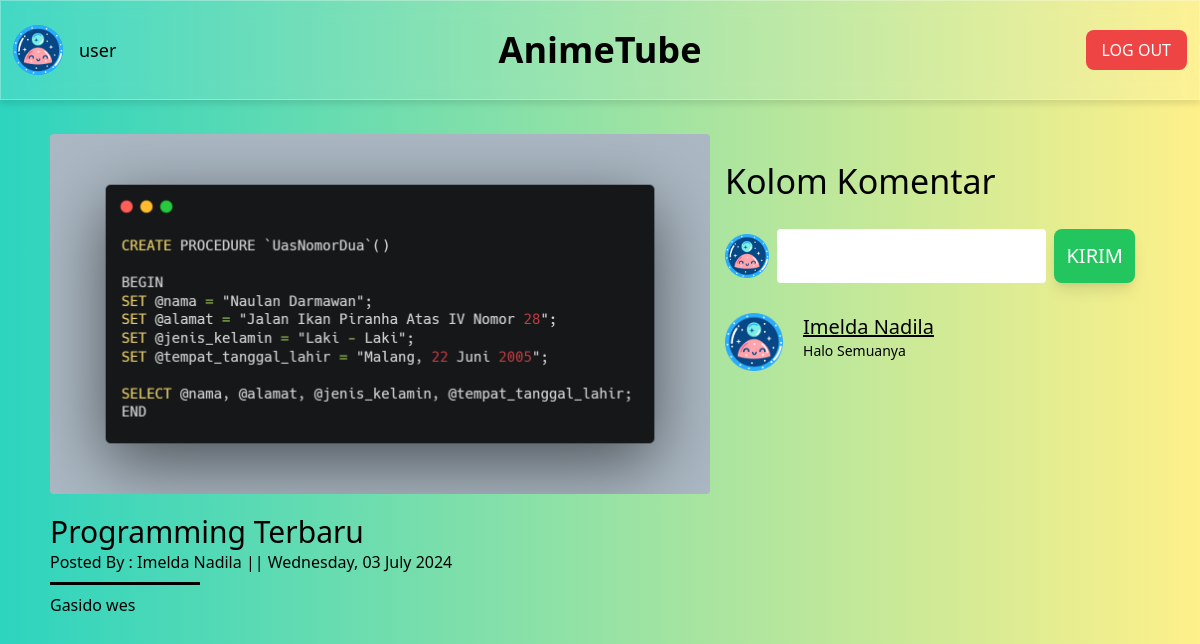
Screenshot of /public/member/berita/programming-terbaru (signed in) with the database file from the repository.
### tables this page shows
CREATE TABLE `berita` (
  `id` int NOT NULL,
  `judul` varchar(150) NOT NULL,
  `slug_judul` text NOT NULL,
  `deskripsi` text NOT NULL,
  `foto` text NOT NULL,
  `waktu_upload` timestamp NOT NULL,
  `waktu_update` timestamp NOT NULL DEFAULT CURRENT_TIMESTAMP,
  `user_id` int NOT NULL
);

CREATE TABLE `user` (
  `id` int NOT NULL,
  `nama` varchar(100) NOT NULL,
  `slug_nama` varchar(100) NOT NULL,
  `email` varchar(50) NOT NULL,
  `password` text NOT NULL,
  `role` varchar(10) NOT NULL,
  `image` text NOT NULL
);

CREATE TABLE `berita_comments` (
  `id` int NOT NULL,
  `id_berita` int NOT NULL,
  `id_user` int NOT NULL,
  `komentar` text NOT NULL
);

### app/core/Controller.php (called while the page is built, shortened)
<?php
class Controller {
    public function view($view, $data = []) {
        require_once "../app/views/{$view}.php";
    }
    public function model($model) {
        return new $model;
    }
}

### app/controllers/Member.php (called while the page is built, shortened)
<?php
class Member extends Controller {
    public function berita($slug) {
        $data['judul'] = 'Berita Anime';
        $data['berita'] = $this->model('Berita_model')->getNewsBySlug($slug);
        $data['comments'] = $this->model('BeritaComment_model')->getCommentsBySlugNews($slug);
        $this->view('member/berita', $data);
    }
}

### app/core/App.php (called while the page is built, shortened)
<?php
class App
{
    protected $method = 'index';
    protected $params = [];
    public function __construct()
    {
        $url = $this->parseURL();
        if (isset($url[0])) {
            if (file_exists("../app/controllers/{$url[0]}.php")) {
                unset($url[0]);
            }
        }
        $this->controller = new $this->controller;
        if (isset($url[1])) {
            if (method_exists($this->controller, $url[1])) {
                $this->method = $url[1];
                unset($url[1]);
            }
        }
        if (!empty($url)) {
            $this->params =  array_values($url);
        }
        call_user_func_array([$this->controller, $this->method], $this->params);
    }
    public function parseURL()
    {
        if (isset($_GET['url'])) {
            $url = rtrim($_GET['url'], '/');
            $url = filter_var($url, FILTER_SANITIZE_URL);
            $url = explode('/', $url);
            return $url;
        }
    }
}

### public/index.php (called while the page is built, shortened)
<?php
$app = new App;

### app/core/Database.php (called while the page is built, shortened)
<?php
class Database
{
    private $host = DB_HOST;
    private $user = DB_USER;
    private $pass = DB_PASS;
    private $db_name = DB_NAME;
    private $dbh;
    private $stmt;
    public function __construct()
    {
        $dsn = "mysql:host={$this->host};dbname={$this->db_name}";
        $option = [
            PDO::ATTR_PERSISTENT => true,
            PDO::ATTR_ERRMODE => PDO::ERRMODE_EXCEPTION
        ];
        try {
            $this->dbh = new PDO($dsn, $this->user, $this->pass, $option);
        } catch (PDOException $e) {
            die($e->getMessage());
        }
    }
    public function query($query)
    {
        $this->stmt = $this->dbh->prepare($query);
    }
    public function bind($param, $value, $type = null)
    {
        if(is_null($type)) {
            switch (true) {
                default:
                    $type = PDO::PARAM_STR;
            }
        }
        $this->stmt->bindValue($param, $value, $type);
    }
    public function execute()
    {
        $this->stmt->execute();
    }
    public function resultSet()
    {
        $this->execute();
        return $this->stmt->fetchAll(PDO::FETCH_ASSOC);
    }
    public function single()
    {
        $this->execute();
        return $this->stmt->fetch(PDO::FETCH_ASSOC);
    }
}

### app/models/Berita_model.php (called while the page is built, shortened)
<?php
class Berita_model
{
    private $table = 'berita';
    private $db;
    public function __construct()
    {
        $this->db = new Database;
    }
    public function getNewsBySlug($slug)
    {
        $this->db->query("SELECT user.nama, berita.*
        FROM {$this->table}
        INNER JOIN user ON user.id = berita.user_id
        WHERE slug_judul=:slug_judul");
        $this->db->bind('slug_judul', $slug);
        return $this->db->single();
    }
}

### app/models/BeritaComment_model.php (called while the page is built, shortened)
<?php
class BeritaComment_model
{
    private $db;
    public function __construct()
    {
        $this->db = new Database;
    }
    public function getCommentsBySlugNews($slug)
    {
        $this->db->query("SELECT berita.*, user.*, berita_comments.*
        FROM berita
        INNER JOIN berita_comments ON berita.id = berita_comments.id_berita
        INNER JOIN user ON berita_comments.id_user = user.id
        WHERE berita.slug_judul =:slug_judul");
        $this->db->bind('slug_judul', $slug);
        return $this->db->resultSet();
    }
}

### app/views/member/berita.php (the view, shortened to what this page needs)
<section class="w-full flex flex-col md:flex-row lg:max-w-[1100px] mx-auto my-[22px]">
    <div class="order-1 w-full md:w-3/5 text-start">
        <div class="w-full aspect-video h-[360px] rounded overflow-hidden">
            <img class="h-full w-full object-cover" src="<?= BASEURL; ?>/assets/images/<?= $data['berita']['foto']; ?>" alt="">
        </div>
        <div class="w-full flex flex-col">
            <h1 class="text-3xl text-black bold mt-5"><?= $data['berita']['judul']; ?></h1>
            <h1 class="mb-2">Posted By : <?= $data['berita']['nama']; ?> || <?=  date('l, d F Y', strtotime($data['berita']['waktu_upload'])); ?></h1>
            <div class="h-[3px] bg-black w-[150px]"></div>
            <div class="h-[250px] overflow-y-auto text-justify my-2 pr-2"><?= $data['berita']['deskripsi']; ?></div>
        </div>
    </div>
    <div class="order-2 md:order-3 w-full md:w-2/5 px-[15px] text-start mt-3 md:mt-0 overflow-y-auto">
    <div class="w-full text-start">
            <h1 class="mb-[22px] mt-[22px] text-[34px] bold text-black">Kolom Komentar</h1>
            <div class="h-[54px] flex items-center justify-between mb-[30px]">
                <div class="w-[70px] rounded-full mr-2">
                    <img src="<?= BASEURL; ?>/assets/images/<?= $_SESSION['user']['image']; ?>" alt="Profile" class="w-full object-cover object-center">
                </div>
                <input type="text" id="komentarInput" name="komentar" class="h-[54px] w-full rounded text-xl px-3 py-3" required autocomplete="off">
                <button id="kirimKomentar" class="h-[54px] px-3 bg-green-500 rounded-lg shadow-lg flex justify-center items-center text-xl text-white transition duration-150 ease-in-out hover:scale-125 ml-2">KIRIM</button>
            </div>
            <div id="commentsList">
                <?php foreach ($data['comments'] as $comment) : ?>
                    <div class="h-[100px] flex items-start justify-between">
                        <div class="w-[70px] rounded-full mr-2">
                            <img src="<?= BASEURL; ?>/assets/images/<?= $comment['image']; ?>" alt="Profile" class="w-full object-cover object-center">
                        </div>
                        <div class="w-full overflow-y-auto rounded text-sm px-3 flex flex-col self-stretch">
                            <h1 class="text-xl text-black bold underline"><?= $comment['nama']; ?></h1>
                            <h1 class="text-sm"><?= $comment['komentar']; ?></h1>
                        </div>
                    </div>
                <?php endforeach; ?>
            </div>
        </div>
    </div>
</section>

### rows the page displays
berita: foto (picture), judul "Programming Terbaru", user.nama "Imelda Nadila", waktu_upload "Wednesday, 03 July 2024", deskripsi "Gasido wes"
berita_comments: id_user.image (placeholder picture), id_user.nama "Imelda Nadila", komentar "Halo Semuanya"

### other values shown
$_SESSION['user']['nama'] "user"
